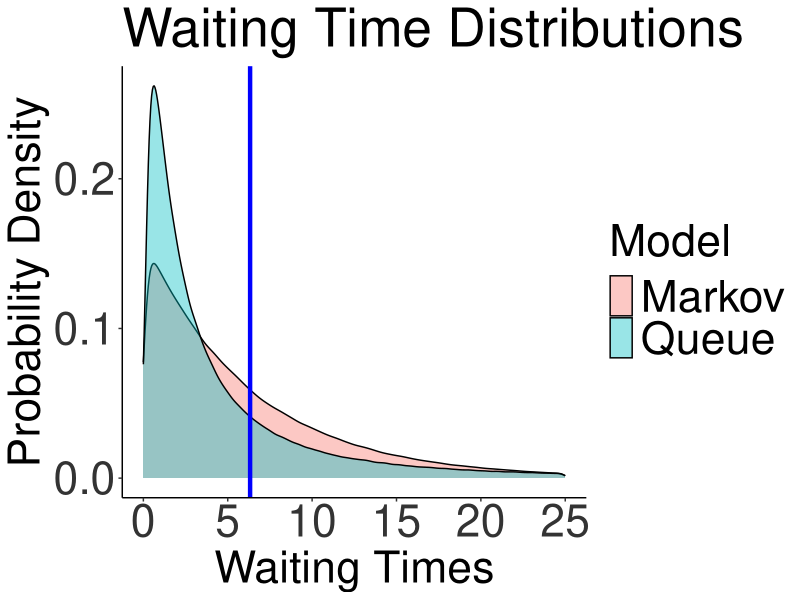
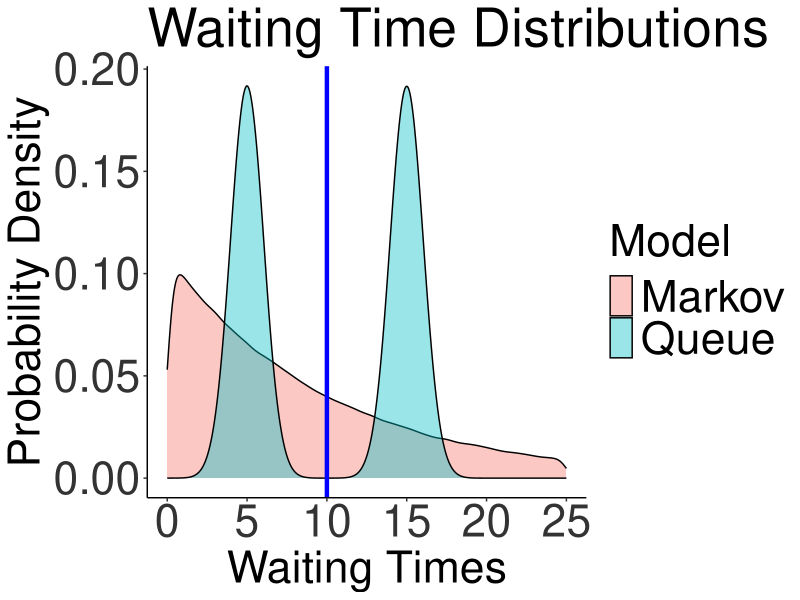
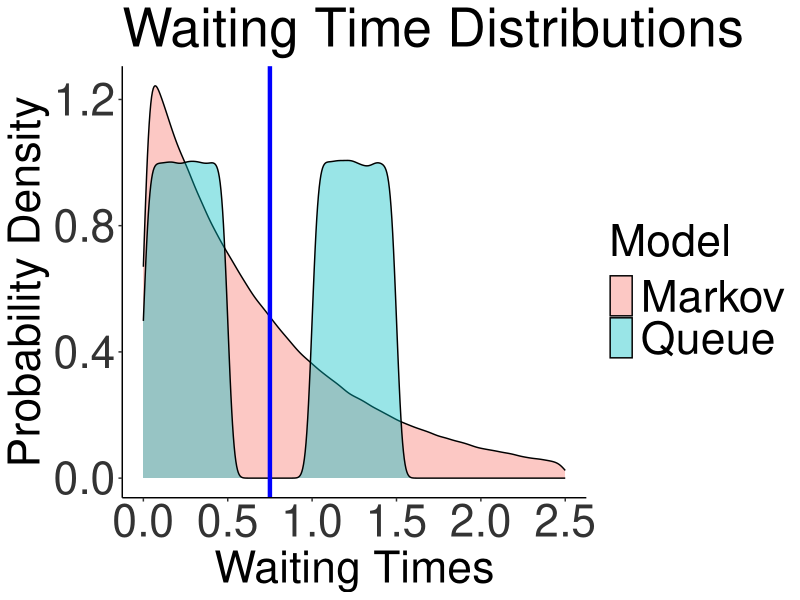

The R script that drew these images, in order:
library(ggplot2)

n <- 1000000

lognorm <- rlnorm(n,meanlog=1,sdlog=1.3)

sample_mean <- mean(lognorm)

exponential <- rexp(n,rate=1/sample_mean)

Model <- c(rep("Queue",n),rep("Markov",n))

values <- c(lognorm,exponential)

df <- cbind.data.frame(values,Model)

ggplot(df,aes(values,fill=Model))+
  geom_density(alpha=0.4)+
  xlim(c(0,25))+
  ggtitle("Waiting Time Distributions")+
  xlab("Waiting Times")+
  ylab("Probability Density")+
  theme_classic()+
  geom_vline(xintercept=sample_mean,color="blue",size=1.5)+
  theme(axis.text.x = element_text(color = "grey20", size = 32),
        axis.text.y = element_text(color = "grey20", size = 32),  
        axis.title.x = element_text(size = 32),
        axis.title.y = element_text(size = 32),
        legend.title=element_text(size=32), 
        legend.text=element_text(size=32),
        title = element_text(size=32, margin = margin(10, 0, 10, 0)))




n <- 1000000

mixnorm <- c(rnorm(n/2,mean=5,sd=1),rnorm(n/2,mean=15,sd=1))

sample_mean <- mean(mixnorm)

exponential <- rexp(n,rate=1/sample_mean)

Model <- c(rep("Queue",n),rep("Markov",n))

values <- c(mixnorm,exponential)

df <- cbind.data.frame(values,Model)

ggplot(df,aes(values,fill=Model))+
  geom_density(alpha=0.4)+
  xlim(c(0,25))+
  ggtitle("Waiting Time Distributions")+
  xlab("Waiting Times")+
  ylab("Probability Density")+
  theme_classic()+
  geom_vline(xintercept=sample_mean,color="blue",size=1.5)+
  theme(axis.text.x = element_text(color = "grey20", size = 32),
        axis.text.y = element_text(color = "grey20", size = 32),  
        axis.title.x = element_text(size = 32),
        axis.title.y = element_text(size = 32),
        legend.title=element_text(size=32), 
        legend.text=element_text(size=32),
        title = element_text(size=32, margin = margin(10, 0, 10, 0)))



n <- 1000000

mixunif <- c(runif(n/2,min=0,max=1/2),runif(n/2,min=1,max=3/2))

sample_mean <- mean(mixunif)

exponential <- rexp(n,rate=1/sample_mean)

Model <- c(rep("Queue",n),rep("Markov",n))

values <- c(mixunif,exponential)

df <- cbind.data.frame(values,Model)

ggplot(df,aes(values,fill=Model))+
  geom_density(alpha=0.4)+
  xlim(c(0,2.5))+
  ggtitle("Waiting Time Distributions")+
  xlab("Waiting Times")+
  ylab("Probability Density")+
  theme_classic()+
  geom_vline(xintercept=sample_mean,color="blue",size=1.5)+
  theme(axis.text.x = element_text(color = "grey20", size = 32),
        axis.text.y = element_text(color = "grey20", size = 32),  
        axis.title.x = element_text(size = 32),
        axis.title.y = element_text(size = 32),
        legend.title=element_text(size=32), 
        legend.text=element_text(size=32),
        title = element_text(size=32, margin = margin(10, 0, 10, 0)))


exp(-(1/sample_mean)*1.5) #Pr(Wait time > 1.5) = 0.135
pexp(1.5,rate=1/sample_mean,lower.tail = FALSE) #Pr(Wait time > 1.5) = 0.135
